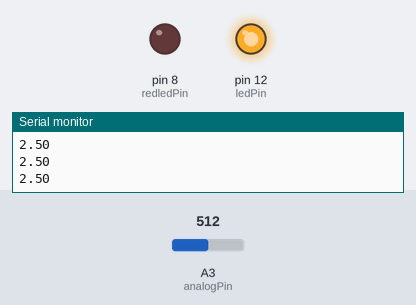
A program run on a simulated Arduino Uno, built with avr-gcc and run on an emulated ATmega328P. Shown: output pins drawn as LEDs (lit = HIGH), the last lines printed to the serial monitor. The test bench sets the inputs (shaded band); at power-on: A3 (analogPin) = 512.

Above: at 1.2 s.
1.3 s: A3 (analogPin) set to 321
2.8 s: A3 (analogPin) set to 292
At 3.9 s:
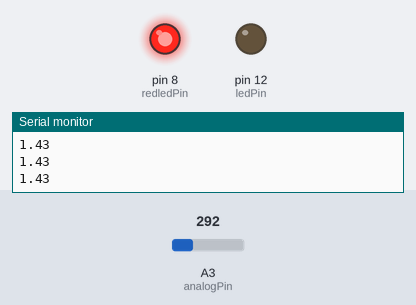
4.3 s: A3 (analogPin) set to 511
At 5.3 s:
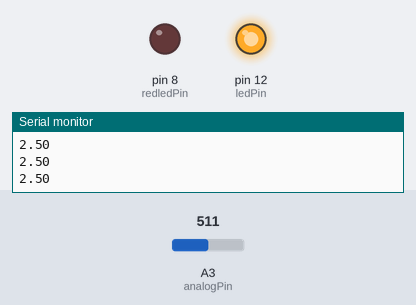
5.8 s: A3 (analogPin) set to 306
At 6.8 s:
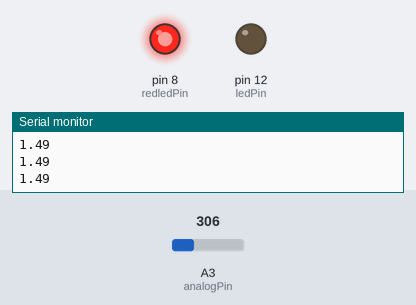
Timing chart, 0 to 8.3 s (numbered marks = the images above; inputs shaded):
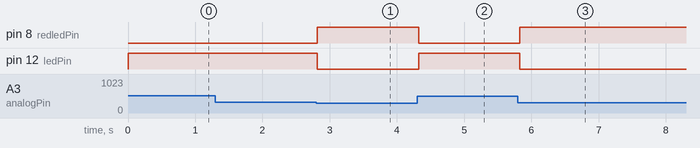

Measured:
- the behaviour switches between 308 and 307 on A3 (analogPin) (found by bisection; images 0 and 1)
- after the input at 2.8 s, pin 8 (redledPin): LOW → HIGH at once; pin 12 (ledPin): HIGH → LOW at once
- after the input at 4.3 s, pin 8 (redledPin): HIGH → LOW at once; pin 12 (ledPin): LOW → HIGH at once
- after the input at 5.8 s, pin 8 (redledPin): LOW → HIGH at once; pin 12 (ledPin): HIGH → LOW at once

The program:

main.cpp
```cpp
#include <Arduino.h>
  int analogPin = A3;
  int val = 0;
  float voltage = 0;
  int ledPin = 12;
  int redledPin = 8;


void setup() {
  pinMode(ledPin, OUTPUT);
  pinMode(redledPin, OUTPUT);
  Serial.begin(9600);
  // put your setup code here, to run once:
}

void loop() {
  val = analogRead(analogPin);
  voltage = 5.0 * val / 1024;
  if (voltage >= 1.5) {
    digitalWrite(ledPin, HIGH);
    digitalWrite(redledPin, LOW);
  }
  else
  {
    digitalWrite(redledPin, HIGH);
    digitalWrite(ledPin, LOW);
  }

  Serial.println(voltage);
  delay(100);

  // put your main code here, to run repeatedly:
} 
```
